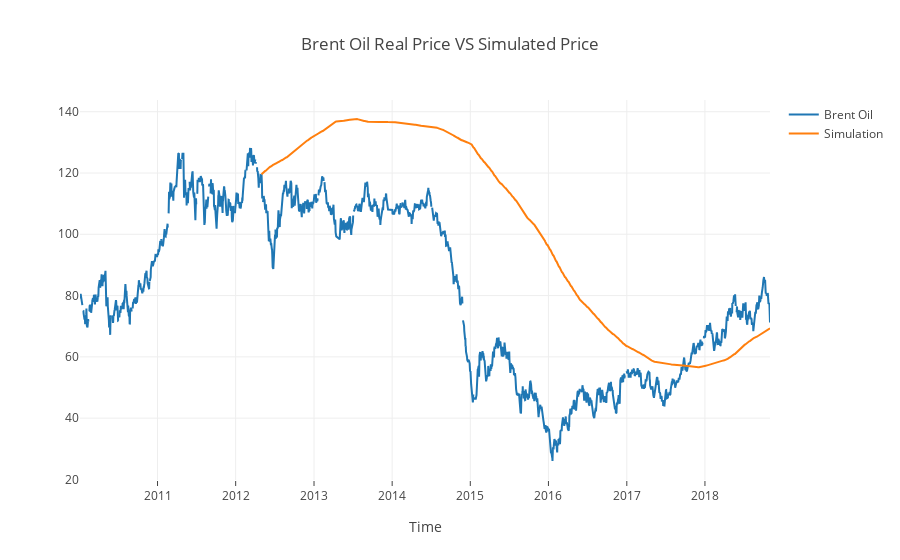

Notebook source saved alongside this figure:
### Code cell
trace2 = go.Scatter(x = df.index, y=df.oil, mode='lines', name='Brent Oil')
trace3 = go.Scatter(x= df.index, y=df['Oil Sim'], mode="lines", name='Simulation')
layout = dict(title = 'Brent Oil Real Price VS Simulated Price',
              xaxis= dict(title= 'Time',ticklen= 5,zeroline= False)
             )
deta = [ trace2, trace3]
fig = dict(data = deta, layout = layout)
iplot(fig)

### Figure 1 — Plotly figure (JSON) as saved in the notebook; plotly's stock layout.template omitted (floating-point values rounded to 4 significant figures; data arrays with more than 128 entries replaced by an {"elided": "..."} marker saying what was removed)
{"data": [{"mode": "lines", "name": "Brent Oil", "type": "scatter", "uid": "05290af0-a364-49c0-b041-36237d0b98a4", "x": {"elided": "2246 str values"}, "y": {"elided": "2246 float values"}}, {"mode": "lines", "name": "Simulation", "type": "scatter", "uid": "87b1a531-270f-4be3-88dc-fa6e29beb982", "x": {"elided": "2246 str values"}, "y": {"elided": "2246 float values"}}], "layout": {"title": "Brent Oil Real Price VS Simulated Price", "xaxis": {"ticklen": 5, "title": "Time", "zeroline": false}}}
